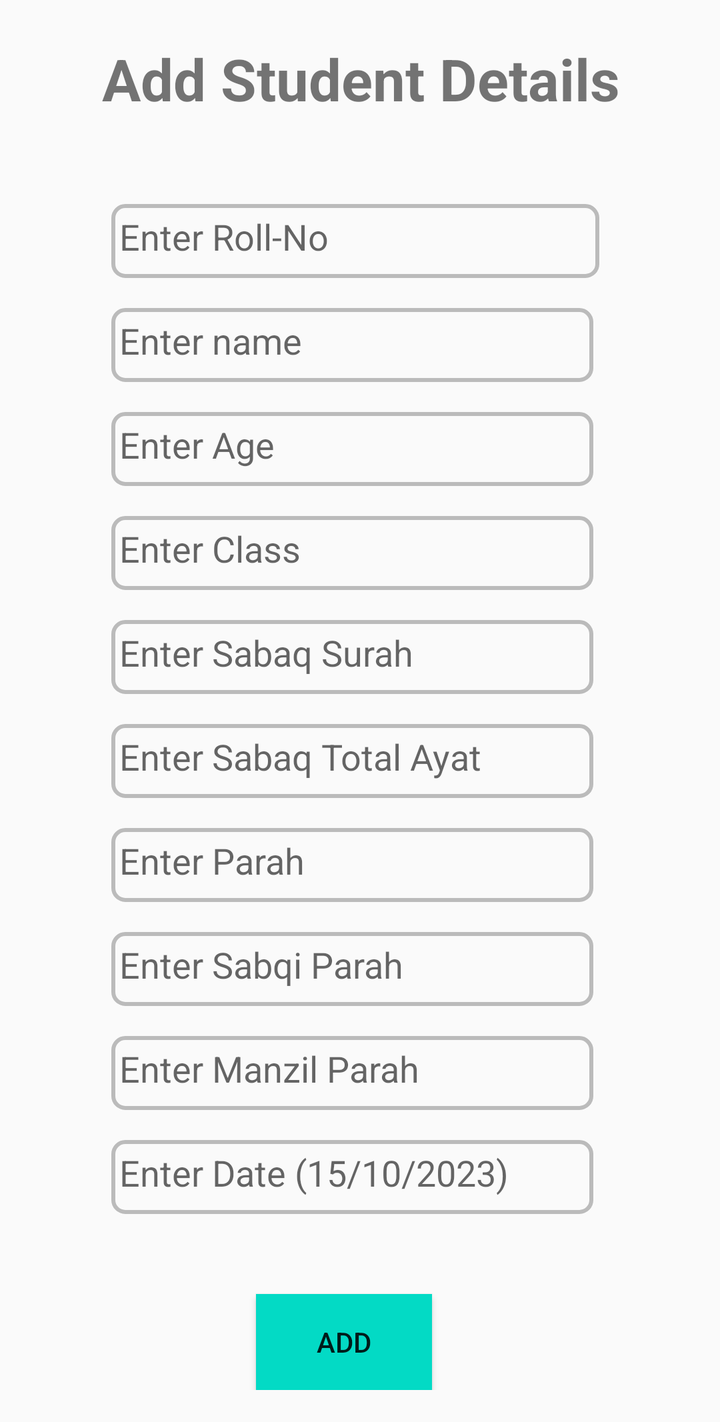
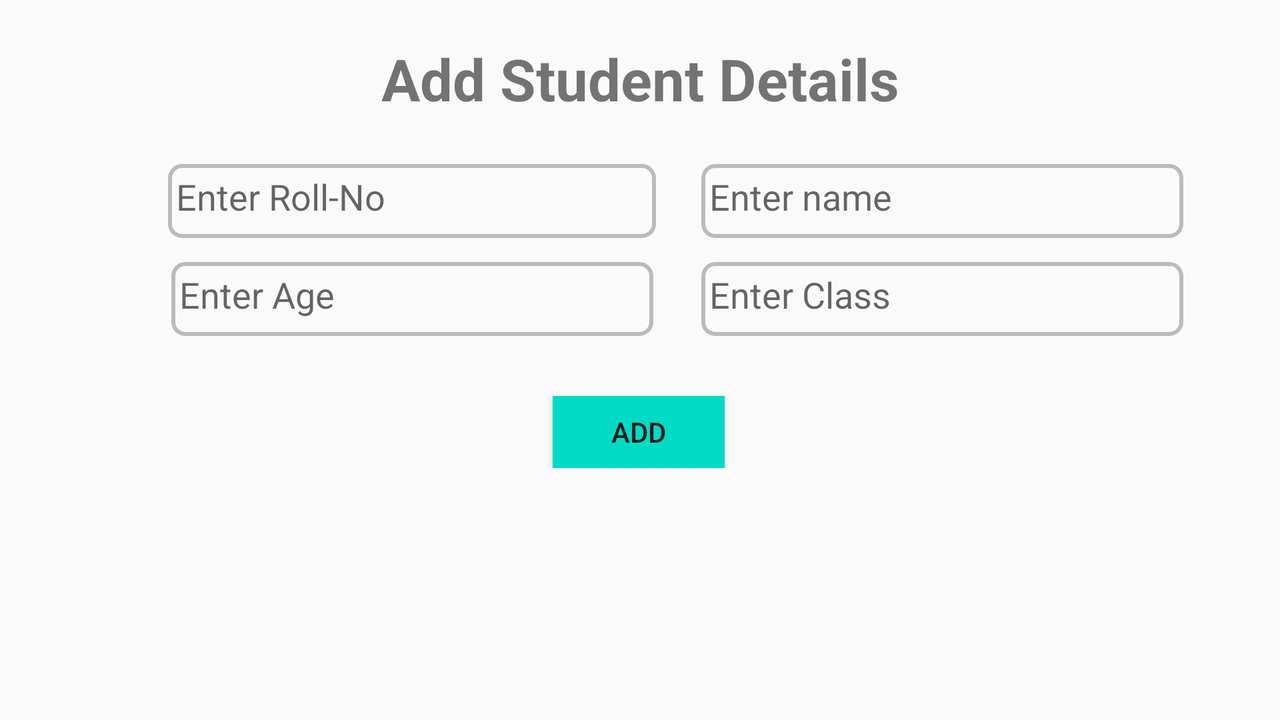

First picture: res/layout/ on a phone held upright. Second picture: the repository's own variant of that layout, on a device whose configuration matches the variant's folder. Source for both follows.
<!-- AndroidManifest.xml: application theme Theme.HifzStudent -->
<!-- res/layout/activity_main2.xml -->
<?xml version="1.0" encoding="utf-8"?>
<ScrollView xmlns:android="http://schemas.android.com/apk/res/android"
    xmlns:app="http://schemas.android.com/apk/res-auto"
    xmlns:tools="http://schemas.android.com/tools"
    android:layout_width="match_parent"
    android:layout_height="match_parent"
    tools:context=".MainActivity2">

    <androidx.constraintlayout.widget.ConstraintLayout
        android:layout_width="match_parent"
        android:layout_height="wrap_content"
        android:padding="16dp">

        <TextView
            android:id="@+id/textView"
            android:layout_width="333dp"
            android:layout_height="38dp"
            android:layout_marginTop="4dp"
            android:text="Add Student Details"
            android:textAlignment="center"
            android:textSize="29sp"

            android:textStyle="bold"
            app:layout_constraintEnd_toEndOf="parent"
            app:layout_constraintStart_toStartOf="parent"
            app:layout_constraintTop_toTopOf="parent" />

        <EditText
            android:id="@+id/editTextTextMultiLine"
            android:layout_width="244dp"
            android:layout_height="37dp"
            android:layout_marginTop="44dp"
            android:background="@drawable/des"
            android:ems="10"
            android:gravity="start|top"
            android:hint="Enter Roll-No"
            android:inputType="textMultiLine"
            android:padding="4sp"
            app:layout_constraintEnd_toEndOf="@+id/textView"
            app:layout_constraintHorizontal_bias="0.471"
            app:layout_constraintStart_toStartOf="@+id/textView"
            app:layout_constraintTop_toBottomOf="@+id/textView" />

        <EditText
            android:id="@+id/editTextTextMultiLine2"
            android:layout_width="241dp"
            android:layout_height="37dp"
            android:layout_marginTop="15dp"
            android:background="@drawable/des"
            android:ems="10"
            android:gravity="start|top"
            android:hint="Enter name"
            android:inputType="textMultiLine"
            android:padding="4sp"
            app:layout_constraintEnd_toEndOf="@+id/editTextTextMultiLine"
            app:layout_constraintHorizontal_bias="0.0"
            app:layout_constraintStart_toStartOf="@+id/editTextTextMultiLine"
            app:layout_constraintTop_toBottomOf="@+id/editTextTextMultiLine" />

        <EditText
            android:id="@+id/editTextTextMultiLine3"
            android:layout_width="241dp"
            android:layout_height="37dp"
            android:layout_marginTop="15dp"
            android:background="@drawable/des"
            android:ems="10"
            android:gravity="start|top"
            android:hint="Enter Age"
            android:inputType="textMultiLine"
            android:padding="4sp"
            app:layout_constraintEnd_toEndOf="@+id/editTextTextMultiLine2"
            app:layout_constraintHorizontal_bias="0.0"
            app:layout_constraintStart_toStartOf="@+id/editTextTextMultiLine2"
            app:layout_constraintTop_toBottomOf="@+id/editTextTextMultiLine2" />

        <EditText
            android:id="@+id/editTextTextMultiLine4"
            android:layout_width="241dp"
            android:layout_height="37dp"
            android:layout_marginTop="15dp"
            android:background="@drawable/des"
            android:ems="10"
            android:gravity="start|top"
            android:hint="Enter Class"
            android:inputType="textMultiLine"
            android:padding="4sp"
            app:layout_constraintEnd_toEndOf="@+id/editTextTextMultiLine3"
            app:layout_constraintHorizontal_bias="0.0"
            app:layout_constraintStart_toStartOf="@+id/editTextTextMultiLine3"
            app:layout_constraintTop_toBottomOf="@+id/editTextTextMultiLine3" />

        <EditText
            android:id="@+id/editTextTextMultiLine5"
            android:layout_width="241dp"
            android:layout_height="37dp"
            android:layout_marginTop="15dp"
            android:background="@drawable/des"
            android:ems="10"
            android:gravity="start|top"
            android:hint="Enter Sabaq Surah"
            android:inputType="textMultiLine"
            android:padding="4sp"
            app:layout_constraintEnd_toEndOf="@+id/editTextTextMultiLine4"
            app:layout_constraintHorizontal_bias="0.0"
            app:layout_constraintStart_toStartOf="@+id/editTextTextMultiLine4"
            app:layout_constraintTop_toBottomOf="@+id/editTextTextMultiLine4" />

        <EditText
            android:id="@+id/editTextTextMultiLine6"
            android:layout_width="241dp"
            android:layout_height="37dp"
            android:layout_marginTop="15dp"
            android:background="@drawable/des"
            android:ems="10"
            android:gravity="start|top"
            android:hint="Enter Sabaq Total Ayat"
            android:inputType="textMultiLine"
            android:padding="4sp"
            app:layout_constraintEnd_toEndOf="@+id/editTextTextMultiLine5"
            app:layout_constraintHorizontal_bias="0.0"
            app:layout_constraintStart_toStartOf="@+id/editTextTextMultiLine5"
            app:layout_constraintTop_toBottomOf="@+id/editTextTextMultiLine5" />

        <Button
            android:id="@+id/button4"
            android:layout_width="wrap_content"
            android:layout_height="wrap_content"
            android:layout_marginTop="40dp"
            android:background="@color/teal_200"
            android:text="Add"
            app:layout_constraintEnd_toEndOf="parent"
            app:layout_constraintHorizontal_bias="0.467"
            app:layout_constraintStart_toStartOf="parent"
            app:layout_constraintTop_toBottomOf="@+id/editTextTextMultiLine10" />

        <EditText
            android:id="@+id/editTextTextMultiLine7"
            android:layout_width="241dp"
            android:layout_height="37dp"
            android:layout_marginTop="15dp"
            android:background="@drawable/des"
            android:ems="10"
            android:gravity="start|top"
            android:hint="Enter Parah"
            android:inputType="textMultiLine"
            android:padding="4sp"
            app:layout_constraintEnd_toEndOf="@+id/editTextTextMultiLine6"
            app:layout_constraintHorizontal_bias="0.0"
            app:layout_constraintStart_toStartOf="@+id/editTextTextMultiLine6"
            app:layout_constraintTop_toBottomOf="@+id/editTextTextMultiLine6" />

        <EditText
            android:id="@+id/editTextTextMultiLine8"
            android:layout_width="241dp"
            android:layout_height="37dp"
            android:layout_marginTop="15dp"
            android:ems="10"
            android:hint="Enter Sabqi Parah"
            android:padding="4sp"
            android:gravity="start|top"
            android:inputType="textMultiLine"
            android:background="@drawable/des"
            app:layout_constraintEnd_toEndOf="@+id/editTextTextMultiLine7"
            app:layout_constraintHorizontal_bias="0.419"
            app:layout_constraintStart_toStartOf="@+id/editTextTextMultiLine7"
            app:layout_constraintTop_toBottomOf="@+id/editTextTextMultiLine7" />

        <EditText
            android:id="@+id/editTextTextMultiLine9"
            android:layout_width="241dp"
            android:layout_height="37dp"
            android:layout_marginTop="15dp"
            android:background="@drawable/des"
            android:ems="10"
            android:gravity="start|top"
            android:hint="Enter Manzil Parah"
            android:inputType="textMultiLine"
            android:padding="4sp"
            app:layout_constraintEnd_toEndOf="@+id/editTextTextMultiLine8"
            app:layout_constraintHorizontal_bias="0.387"
            app:layout_constraintStart_toStartOf="@+id/editTextTextMultiLine8"
            app:layout_constraintTop_toBottomOf="@+id/editTextTextMultiLine8" />

        <EditText
            android:id="@+id/editTextTextMultiLine10"
            android:layout_width="241dp"
            android:layout_height="37dp"
            android:layout_marginTop="15dp"
            android:ems="10"
            android:background="@drawable/des"
            android:hint="Enter Date (15/10/2023)"
            android:padding="4sp"
            android:gravity="start|top"
            android:inputType="textMultiLine"
            app:layout_constraintEnd_toEndOf="@+id/editTextTextMultiLine9"
            app:layout_constraintStart_toStartOf="@+id/editTextTextMultiLine9"
            app:layout_constraintTop_toBottomOf="@+id/editTextTextMultiLine9" />

    </androidx.constraintlayout.widget.ConstraintLayout>
</ScrollView>
<!-- resources referenced by this layout -->
<resources>
  <!-- drawable des (drawable) -->
  <?xml version="1.0" encoding="utf-8"?>
  <shape xmlns:android="http://schemas.android.com/apk/res/android">
  
      <stroke android:color="#41000000"
          android:width="2dp"/>
  
      <corners android:radius="6sp"/>
  </shape>
  <style name="Theme.HifzStudent" parent="Theme.AppCompat.Light.NoActionBar">
          
          <item name="colorPrimary">@color/purple_500</item>
          <item name="colorPrimaryVariant">@color/purple_700</item>
          <item name="colorOnPrimary">@color/white</item>
          
          <item name="colorSecondary">@color/teal_200</item>
          <item name="colorSecondaryVariant">@color/teal_700</item>
          <item name="colorOnSecondary">@color/black</item>
          
          <item name="android:statusBarColor">?attr/colorPrimaryVariant</item>
          
      </style>
</resources>
<!-- res/layout-land/activity_main2.xml (the repository's variant of the layout above) -->
<!-- drawn on the phone turned sideways -->
<?xml version="1.0" encoding="utf-8"?>
<ScrollView xmlns:android="http://schemas.android.com/apk/res/android"
    xmlns:app="http://schemas.android.com/apk/res-auto"
    xmlns:tools="http://schemas.android.com/tools"
    android:layout_width="match_parent"
    android:layout_height="match_parent"
    tools:context=".MainActivity2">

    <androidx.constraintlayout.widget.ConstraintLayout
        android:layout_width="match_parent"
        android:layout_height="wrap_content"
        android:padding="16dp">

        <TextView
            android:id="@+id/textView1"
            android:layout_width="333dp"
            android:layout_height="38dp"
            android:layout_marginTop="4dp"
            android:text="Add Student Details"
            android:textAlignment="center"
            android:textSize="29sp"

            android:textStyle="bold"
            app:layout_constraintEnd_toEndOf="parent"
            app:layout_constraintStart_toStartOf="parent"
            app:layout_constraintTop_toTopOf="parent" />

        <EditText
            android:id="@+id/editTextTextMultiLine123"
            android:layout_width="244dp"
            android:layout_height="37dp"
            android:layout_marginStart="68dp"
            android:layout_marginTop="24dp"
            android:background="@drawable/des"
            android:ems="10"
            android:gravity="start|top"
            android:hint="Enter Roll-No"
            android:inputType="textMultiLine"
            android:padding="4sp"
            app:layout_constraintStart_toStartOf="parent"
            app:layout_constraintTop_toBottomOf="@+id/textView1" />

        <EditText
            android:id="@+id/editTextTextMultiLine2"
            android:layout_width="241dp"
            android:layout_height="37dp"
            android:layout_marginTop="24dp"
            android:background="@drawable/des"
            android:ems="10"
            android:gravity="start|top"
            android:hint="Enter name"
            android:inputType="textMultiLine"
            android:padding="4sp"
            app:layout_constraintEnd_toEndOf="parent"
            app:layout_constraintHorizontal_bias="0.413"
            app:layout_constraintStart_toEndOf="@+id/editTextTextMultiLine123"
            app:layout_constraintTop_toBottomOf="@+id/textView1" />

        <EditText
            android:id="@+id/editTextTextMultiLine3"
            android:layout_width="241dp"
            android:layout_height="37dp"
            android:layout_marginTop="12dp"
            android:background="@drawable/des"
            android:ems="10"
            android:gravity="start|top"
            android:hint="Enter Age"
            android:inputType="textMultiLine"
            android:padding="4sp"
            app:layout_constraintEnd_toEndOf="@+id/editTextTextMultiLine123"
            app:layout_constraintStart_toStartOf="@+id/editTextTextMultiLine123"
            app:layout_constraintTop_toBottomOf="@+id/editTextTextMultiLine123" />

        <EditText
            android:id="@+id/editTextTextMultiLine4"
            android:layout_width="241dp"
            android:layout_height="37dp"
            android:layout_marginTop="12dp"
            android:background="@drawable/des"
            android:ems="10"
            android:gravity="start|top"
            android:hint="Enter Class"
            android:inputType="textMultiLine"
            android:padding="4sp"
            app:layout_constraintEnd_toEndOf="@+id/editTextTextMultiLine2"
            app:layout_constraintHorizontal_bias="0.0"
            app:layout_constraintStart_toStartOf="@+id/editTextTextMultiLine2"
            app:layout_constraintTop_toBottomOf="@+id/editTextTextMultiLine2" />

        <Button
            android:id="@+id/button45"
            android:layout_width="86dp"
            android:layout_height="36dp"
            android:layout_marginTop="140dp"
            android:background="@color/teal_200"
            android:text="Add"
            app:layout_constraintEnd_toEndOf="parent"
            app:layout_constraintHorizontal_bias="0.499"
            app:layout_constraintStart_toStartOf="parent"
            app:layout_constraintTop_toBottomOf="@+id/textView1" />

    </androidx.constraintlayout.widget.ConstraintLayout>
</ScrollView>
